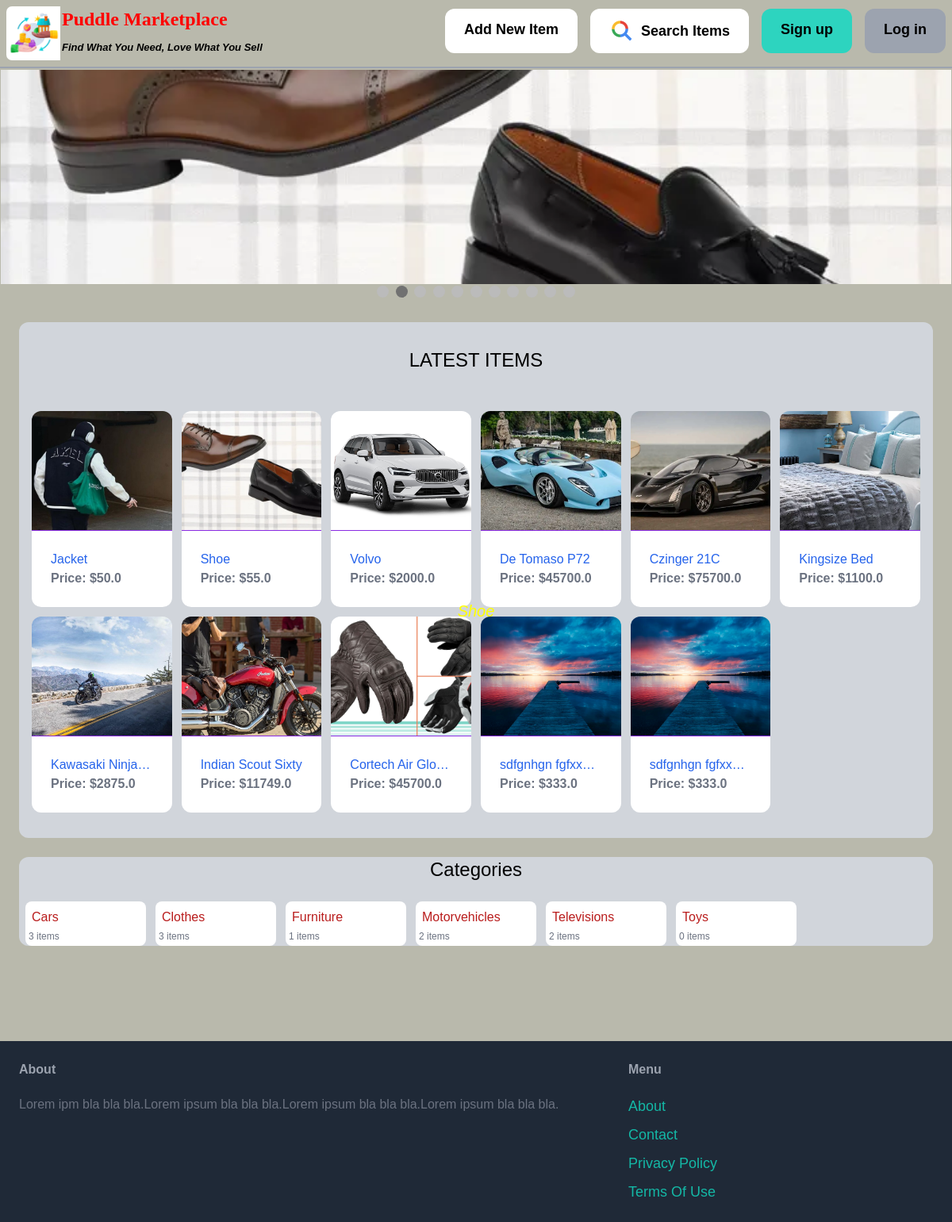
Before: / with the older database file.
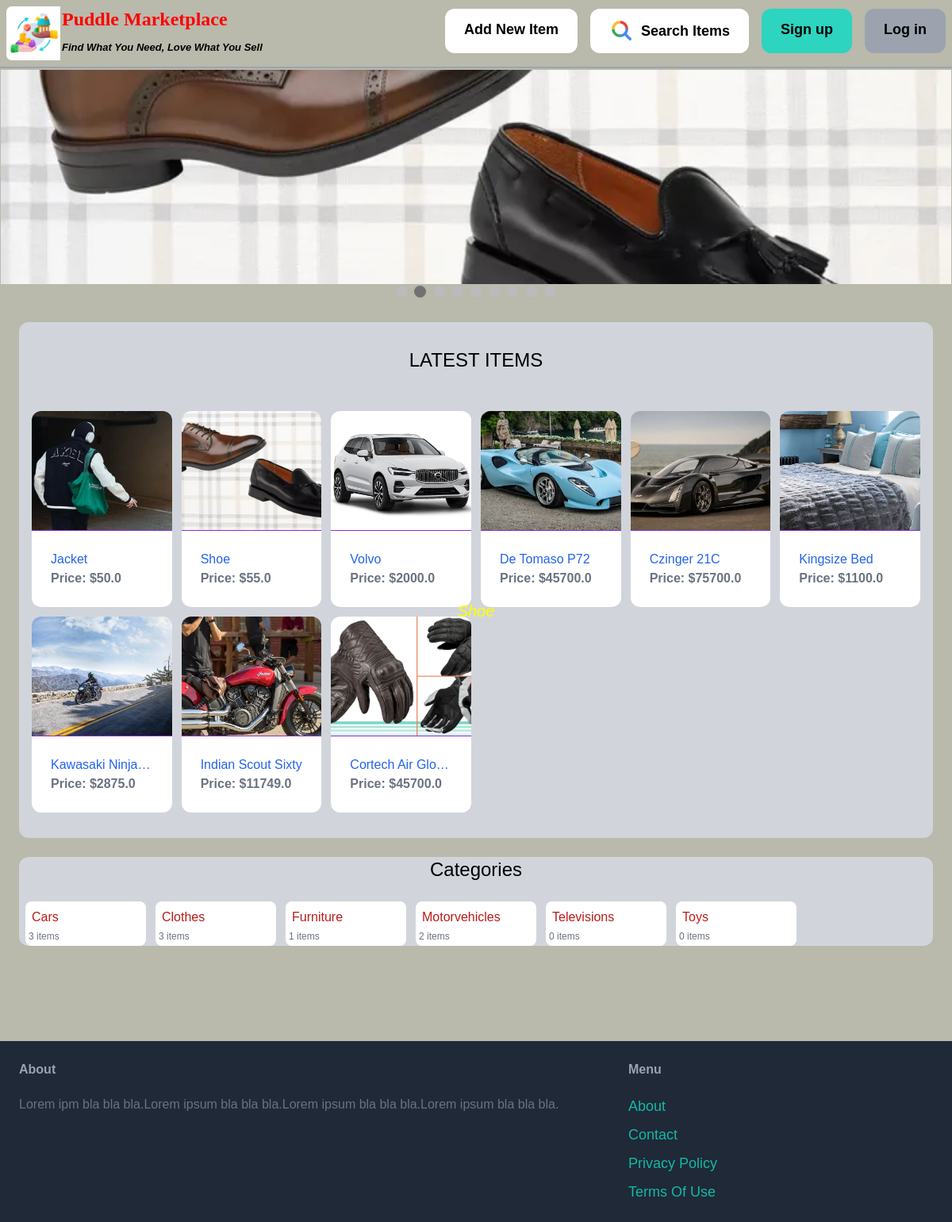
After: the same page with the newer database file.
### items/models.py (models this page shows, shortened)
class Item(models.Model):
    cartegory = models.ForeignKey(Cartegory, related_name='items', on_delete=models.CASCADE)
    name = models.CharField(max_length=255)
    description = RichTextField(blank=True, null=True)
    price = models.FloatField()
    image = models.ImageField(upload_to='item_images', blank=True, null=True)
    is_sold = models.BooleanField(default=False)
    created_by = models.ForeignKey(User, related_name='items', on_delete=models.CASCADE)
    created_at = models.DateTimeField(auto_now_add=True)

class Cartegory(models.Model):
    name = models.CharField(max_length=255)
    class Meta:
        ordering = ('name',)
        verbose_name_plural = 'Categories'

### core/views.py (the view)
# urls.py: path('', views.index, name='index'),
def index(request):
    items = Item.objects.filter(is_sold=False) [0:20]
    categories = Cartegory.objects.all()
    return render(request, 'core/index.html',{
        'categories': categories,
        'items': items,
    })

### core/templates/core/index.html (shortened to what this page needs)
{% extends 'core/base.html' %}
{% block content %}
<div class="slideshow-container">
    {% for item in items %}
        {% if item.image %}
        <div class="mySlides fade">
            <a href="{% url 'items:detail' item.id %}">
                {% if item.image %}
                    <img src="{{ item.image.url }}" class="advertisement-image" alt="Advertisement Image">
                {% endif %}
            </a>
            <div class="text truncate"><em>{{ item.name }}</em></div>
        </div>
        {% endif %}
    {% endfor %}
</div>
<div style="text-align:center">
    {% for _ in items %}
        <span class="dot"></span>
    {% endfor %}
</div>
<div class="mt-6 px-4 py-8 bg-gray-300 rounded-xl">
    <h2 class="mb-12 text-2xl text-center">LATEST ITEMS</h2>
    <div class="grid grid-cols-2 md:grid-cols-3 lg:grid-cols-6 gap-3">
        {% for item in items %}
          <div class="flex flex-col hover:scale-105 transition-transform duration-200">
            <a href="{% url 'items:detail' item.id %}">
              <div class="flex-shrink-0" style="height: 150px; display: flex; align-items: center;">
                {% if item.image %}
                  <img src="{{ item.image.url }}" class="rounded-t-xl" style="width: 100%; height: 100%; object-fit: cover;" title="{{ item.name }}">
                {% else %}
                  <i style="color: red; padding-top: 10%; padding-bottom: 10%; display: block; text-align: center;">NB: No image/invalid image was uploaded for this item..</i>
                {% endif %}
              </div>
              <div class="p-6 bg-white rounded-b-xl flex-grow">
                <h2 class="text-blue-600 text-1xl truncate no-underline hover:underline hover:text-red-500">{{ item.name }}</h2>
                <p class="text-gray-500 truncate"><b>Price: ${{ item.price }}</b></p>
              </div>
            </a>
          </div>
        {% endfor %}
      </div>
</div>
<div class="mt-6 px-2 bg-gray-300 rounded-xl">
    <h2 class="mb-6 text-2xl text-center">Categories</h2>
    <div class="grid grid-cols-4 md:grid-cols-7 gap-3">
        {% for cartegory in categories %}
        <div class="p-1 bg-white rounded-lg">
            <a href="{% url 'items:items' %}?query={{ query }}&cartegory={{ cartegory.id }}" class="block h-full">
                <div class="py-1 px-1 truncate text-red-700{% if cartegory.id == cartegory_id %} bg-gray-200 {% endif %}">
                    {{ cartegory.name }}
                </div>
                <p class="text-gray-500 text-xs">{{ cartegory.items.count }} items</p>
            </a>
        </div>
        {% endfor %}
    </div>
</div>
    <link rel="stylesheet" href="https://unpkg.com/swiper/swiper-bundle.min.css">
{% endblock %}

Changed rows visible on the page:
removed Item: image (picture), name "sdfgnhgn fgfxxg…", price "333.0"
removed Item: image (picture), name "sdfgnhgn fgfxxg…", price "333.0"
computed for Cartegory "Televisions": items.count "2" → "0"
